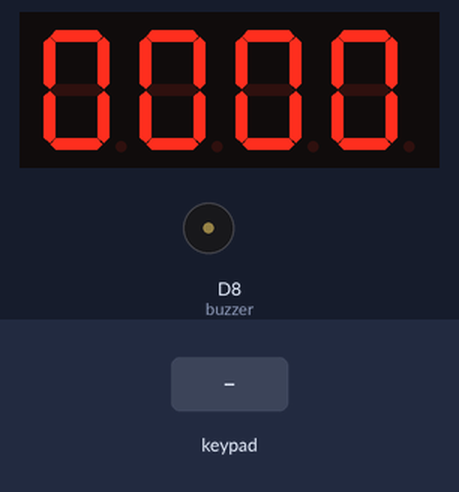
Bench run of a sketch on a simulated ESP8266 (NodeMCU). Parts: 4-digit seven-segment display, buzzer (waves = sounding, pin HIGH). The inputs (shaded band) are chosen by the test bench.

Above: at 1.2 s.
1.3 s: key '#' pressed
At 1.7 s:
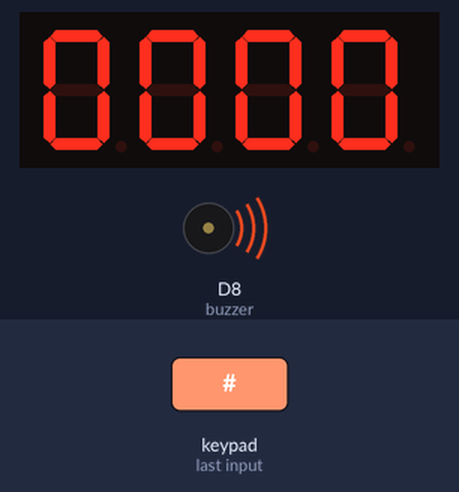
4.3 s: keypad keys 1 2 # pressed 0.4 s apart
At 5.9 s:
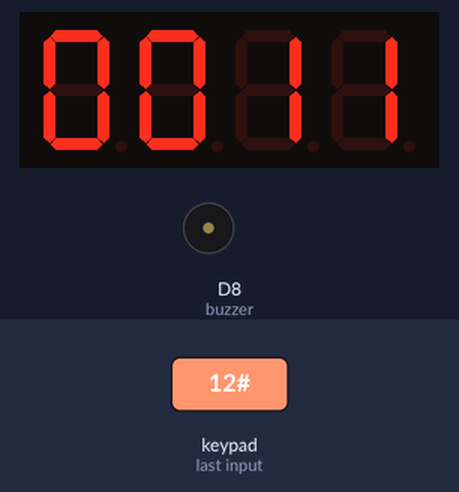
7.0 s: key '1' pressed
At 7.9 s:
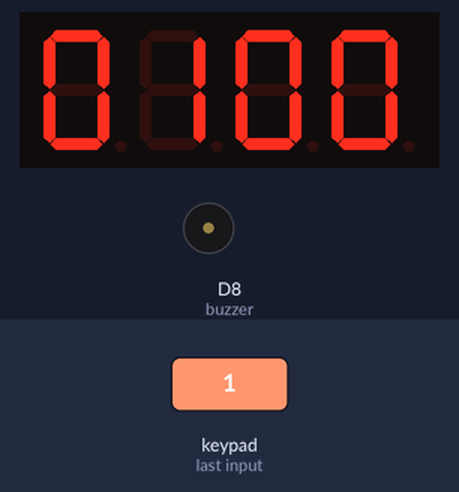
8.6 s: keypad keys 1 2 pressed 0.4 s apart
At 9.9 s:
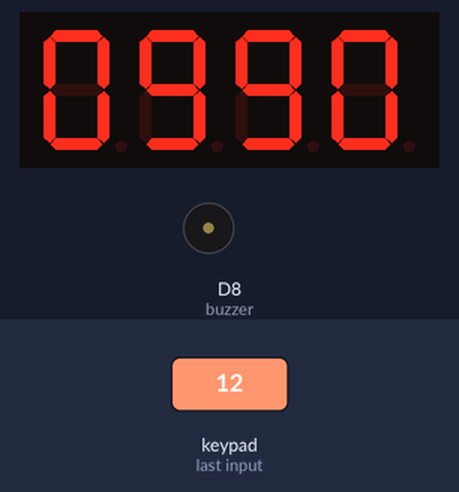
Timing chart, 0 to 11.6 s (numbered marks = the images above; inputs shaded):
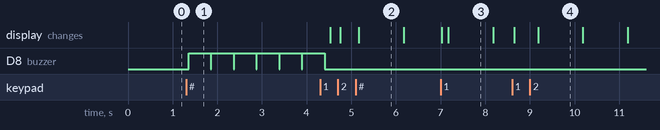

The sketch:

Minutnik_esp8266.ino
```cpp
#include <Keypad.h>
#include <TM1637.h>

#define CLK 3
#define DIO D7
#define buzzer D8

TM1637 tm1637(CLK,DIO);

const uint8_t NumTab[] = {0,1,2,3,4,5,6,7,8,9,10,11,12,13,14,15}; //0~9,A,b,C,d,E,F  co może wyświetlać wyświetlacz

const byte ROWS = 4; //zmienne potrzebne do klawiatury
const byte COLS = 3;

byte rowPins[ROWS] = {D0, D1, D2, 1};
byte colPins[COLS] = {D4, D5, D6};

char keys[ROWS][COLS] = {
  {'1', '2', '3'},
  {'4', '5', '6'},
  {'7', '8', '9'},
  {'*', '0', '#'}
};
Keypad board = Keypad( makeKeymap(keys), rowPins, colPins, ROWS, COLS);


char key;
bool counting = 0;
int sum = 0;
uint16_t place[4];
uint8_t i;
unsigned long long next_seconds = 0;
unsigned long long prev_seconds = 0;

void setup() {
  tm1637.init();
  tm1637.set(BRIGHT_TYPICAL);
  pinMode(buzzer, OUTPUT);
}

void loop() {
    key = board.getKey();
    if(key && (key != '*') && (key != '#') && (i < 4)){ //przechwytywanie klawiszy
      if(i>2) place[3] = place[2];
      if(i>1) place[2] = place[1];
      if(i>0) place[1] = place[0];
      place[0] = key -'0';
      ++i;
    }
    else if(key == '*') resetProgram();
    else if(key == '#' && !(counting)){
      counting = 1;
      sum = place[3] * 1000 + place[2] * 100 + place[1] * 10 + place[0] +1;
    }
    else if(counting){
      next_seconds = millis();
      if((next_seconds - prev_seconds) >= 1000){ //co jedną sekundę
        --sum;
        countingDisplay();
        prev_seconds = next_seconds;
      }
      else if(sum == 0){
        alarm();
        resetProgram();
      }
    }
    refreshDisplay();
}

void refreshDisplay(){
    tm1637.display(0,NumTab[place[3]]);
    tm1637.display(1,NumTab[place[2]]);
    tm1637.display(2,NumTab[place[1]]);
    tm1637.display(3,NumTab[place[0]]);
}

void countingDisplay(){ //funkcja odpowiedzialna za pokazywanie odliczania na wyświetlaczu
  if(place[0] > 0)
    --place[0];
  else if(place[1] > 0){
    place[0] = 9;
    --place[1];
  }
  else if(place[2] > 0){
    place[0] = 9;
    place[1] = 9;
    --place[2];
  }
  else if(place[3] > 0){
    place[0] = 9;
    place[1] = 9;
    place[2] = 9;
    --place[3];
  }
}

void alarm(){
  for(int j = 0; j < 6; ++j){
    digitalWrite(buzzer, HIGH);
    delay(500);
    digitalWrite(buzzer, LOW);
    delay(10);
  }
}

void resetProgram(){
    i = 0;
    sum = 0;
    counting = 0;
    place[0] = 0;
    place[1] = 0;
    place[2] = 0;
    place[3] = 0;
    tm1637.display(0,NumTab[0]);
    tm1637.display(1,NumTab[0]);
    tm1637.display(2,NumTab[0]);
    tm1637.display(3,NumTab[0]);
}
```

Measured:
- after the input at 1.3 s, D8 (buzzer): alternates HIGH for 0.50 s and LOW for 0.01 s, starting after 0.06 s
- after the input at 4.3 s, the display: first changes after 0.23 s (image 2 shows a later state)
- what the display in image 2 shows lasts 1.0 s, from 5.2 s to 6.2 s
